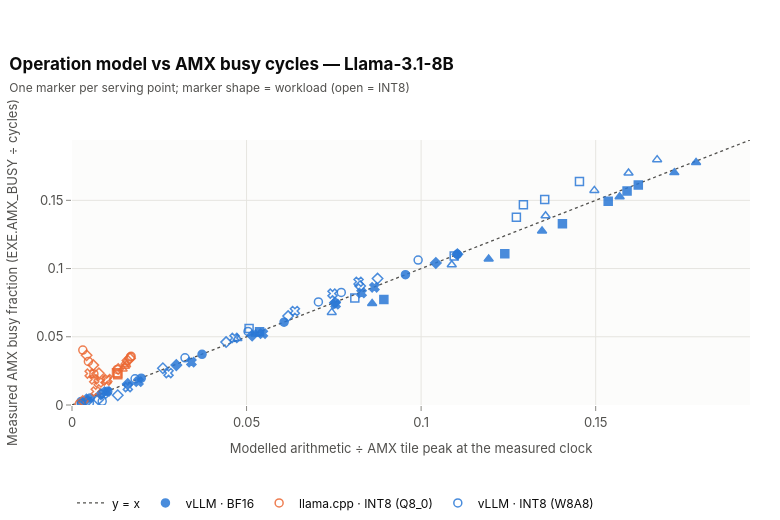

This figure's notebook cell:
### Markdown cell above
### A. Is the operation model right? Cross-check with the AMX busy cycles

If the modelled arithmetic is right and AMX tile throughput bounds the GEMMs while the unit is busy, the modelled
rate ÷ the AMX tile peak at the measured clock should equal the measured fraction of cycles the AMX unit is busy
(`EXE.AMX_BUSY`). llama.cpp BF16 does not use AMX and is left out.

### Code cell
fig = plots.parity_scatter(amx, x="modelled_amx_share", y="amx_busy_frac_mean",
                           x_title="Modelled arithmetic ÷ AMX tile peak at the measured clock",
                           y_title="Measured AMX busy fraction (EXE.AMX_BUSY ÷ cycles)",
                           title=f"Operation model vs AMX busy cycles — {registry.model_label(MODEL)}",
                           subtitle="One marker per serving point; marker shape = workload (open = INT8)")
fig.show()
export_figure(fig, "amx_model_cross_check", source=NOTEBOOK,
              caption="Modelled arithmetic as a share of the AMX tile peak vs measured AMX busy fraction, every 8B point.")
by = busy.groupby("configuration_id")["ratio"].describe()[["count", "50%", "min", "max"]]
display(table(by.reset_index().assign(configuration_id=lambda d: d["configuration_id"].map(registry.configuration_label))
              .rename(columns={"configuration_id": "Configuration", "count": "Points", "50%": "Median busy ÷ modelled",
                               "min": "Min", "max": "Max"}),
              {"Points": "{:.0f}", "Median busy ÷ modelled": "{:.2f}", "Min": "{:.2f}", "Max": "{:.2f}"},
              caption="Points with AMX busy ≥ 2% of cycles"))
show(f"For vLLM the measured AMX busy fraction is {rng(vb, lambda v: f'{v:.2f}')} × the modelled share "
     f"(median {vb.median():.2f}, {len(vb)} points). For llama.cpp Q8_0 it is {rng(lq, lambda v: f'{v:.1f}')} × "
     f"(median {lq.median():.1f}). The highest AMX busy fraction of any point is "
     f"{pct(amx['amx_busy_frac_mean'].max(), signed=False)}; the oneDNN GEMM roof itself is "
     f"{pct(gemm / compute.loc['amx_bf16_peak', 'tops'], signed=False)} of the tile peak.")

### Figure 1 — Plotly figure (JSON) as saved in the notebook; plotly's stock layout.template omitted (floating-point values rounded to 4 significant figures)
{"data": [{"hoverinfo": "skip", "line": {"color": "#52514e", "dash": "dot", "width": 1.3}, "mode": "lines", "name": "y = x", "type": "scatter", "x": [0, 0.1942], "y": [0, 0.1942]}, {"customdata": [["128→512", 1], ["128→512", 2], ["128→512", 4], ["128→512", 8], ["128→512", 16], ["128→512", 32], ["128→512", 64], ["128→512", 128], ["512→512", 1], ["512→512", 2], ["512→512", 4], ["512→512", 8], ["512→512", 16], ["512→512", 32], ["512→512", 64], ["512→512", 128], ["4096→128", 1], ["4096→128", 2], ["4096→128", 4], ["4096→128", 8], ["4096→128", 16], ["4096→128", 32], ["4096→128", 64], ["8192→256", 1], ["8192→256", 2], ["8192→256", 4], ["8192→256", 8], ["8192→256", 16], ["8192→256", 32], ["8192→256", 64], ["4096→1024", 1], ["4096→1024", 2], ["4096→1024", 4], ["4096→1024", 8], ["4096→1024", 16], ["4096→1024", 32], ["4096→1024", 64]], "hovertemplate": "<b>vLLM · BF16</b> %{customdata[0]} C = %{customdata[1]}<br>Modelled arithmetic ÷ AMX tile peak at the measured clock: %{x:.3f}<br>Measured AMX busy fraction (EXE.AMX_BUSY ÷ cycles): %{y:.3f}<extra></extra>", "marker": {"color": "#2a78d6", "line": {"color": "#2a78d6", "width": 1.5}, "opacity": 0.85, "size": 8, "symbol": ["circle", "circle", "circle", "circle", "circle", "circle", "circle", "circle", "diamond", "diamond", "diamond", "diamond", "diamond", "diamond", "diamond", "diamond", "triangle-up", "triangle-up", "triangle-up", "triangle-up", "triangle-up", "triangle-up", "triangle-up", "square", "square", "square", "square", "square", "square", "square", "x", "x", "x", "x", "x", "x", "x"]}, "mode": "markers", "name": "vLLM · BF16", "type": "scatter", "x": [0.002615, 0.00524, 0.01025, 0.01983, 0.03725, 0.06074, 0.0955, 0.1104, 0.004133, 0.008268, 0.01597, 0.02988, 0.05161, 0.07532, 0.1042, 0.1104, 0.05258, 0.08597, 0.1193, 0.1346, 0.1569, 0.1725, 0.1788, 0.05373, 0.08933, 0.124, 0.1405, 0.1536, 0.159, 0.1622, 0.009952, 0.01904, 0.0342, 0.05466, 0.07549, 0.08295, 0.08661], "y": [0.002594, 0.00513, 0.01017, 0.01968, 0.03711, 0.06067, 0.09551, 0.1105, 0.004035, 0.007896, 0.01539, 0.02922, 0.05089, 0.07497, 0.104, 0.1104, 0.05207, 0.07441, 0.107, 0.1276, 0.1526, 0.1703, 0.1777, 0.05359, 0.07731, 0.1108, 0.1328, 0.1494, 0.1569, 0.1613, 0.009886, 0.01707, 0.03141, 0.05232, 0.07387, 0.08212, 0.08625]}, {"customdata": [["128→512", 1], ["128→512", 2], ["128→512", 4], ["128→512", 8], ["128→512", 16], ["128→512", 32], ["128→512", 64], ["512→512", 1], ["512→512", 2], ["512→512", 4], ["512→512", 8], ["512→512", 16], ["512→512", 32], ["512→512", 64], ["4096→128", 1], ["4096→128", 2], ["4096→128", 4], ["4096→128", 8], ["8192→256", 1], ["8192→256", 2], ["8192→256", 4], ["4096→1024", 1], ["4096→1024", 2], ["4096→1024", 4], ["4096→1024", 8], ["4096→1024", 16], ["4096→1024", 32]], "hovertemplate": "<b>llama.cpp · INT8 (Q8_0)</b> %{customdata[0]} C = %{customdata[1]}<br>Modelled arithmetic ÷ AMX tile peak at the measured clock: %{x:.3f}<br>Measured AMX busy fraction (EXE.AMX_BUSY ÷ cycles): %{y:.3f}<extra></extra>", "marker": {"color": "#eb6834", "line": {"color": "#eb6834", "width": 1.5}, "opacity": 0.85, "size": 8, "symbol": ["circle-open", "circle-open", "circle-open", "circle-open", "circle-open", "circle-open", "circle-open", "diamond-open", "diamond-open", "diamond-open", "diamond-open", "diamond-open", "diamond-open", "diamond-open", "triangle-up-open", "triangle-up-open", "triangle-up-open", "triangle-up-open", "square-open", "square-open", "square-open", "x-open", "x-open", "x-open", "x-open", "x-open", "x-open"]}, "mode": "markers", "name": "llama.cpp · INT8 (Q8_0)", "type": "scatter", "x": [0.002094, 0.003093, 0.004691, 0.006276, 0.01294, 0.01694, 0.01674, 0.003089, 0.004188, 0.006096, 0.007709, 0.01324, 0.01588, 0.01661, 0.0145, 0.01529, 0.01549, 0.01517, 0.0131, 0.01274, 0.01311, 0.006806, 0.005061, 0.006358, 0.007639, 0.009906, 0.01013], "y": [0.0007952, 0.04023, 0.03189, 0.02273, 0.0261, 0.03569, 0.03526, 0.002929, 0.03641, 0.02923, 0.02321, 0.02632, 0.03265, 0.03418, 0.02633, 0.03099, 0.02954, 0.02835, 0.02219, 0.02365, 0.02304, 0.009923, 0.02301, 0.01867, 0.01648, 0.01792, 0.01896]}, {"customdata": [["128→512", 1], ["128→512", 2], ["128→512", 4], ["128→512", 8], ["128→512", 16], ["128→512", 32], ["128→512", 64], ["128→512", 128], ["128→512", 256], ["512→512", 1], ["512→512", 2], ["512→512", 4], ["512→512", 8], ["512→512", 16], ["512→512", 32], ["512→512", 64], ["512→512", 128], ["4096→128", 1], ["4096→128", 2], ["4096→128", 4], ["4096→128", 8], ["4096→128", 16], ["4096→128", 32], ["4096→128", 64], ["8192→256", 1], ["8192→256", 2], ["8192→256", 4], ["8192→256", 8], ["8192→256", 16], ["8192→256", 32], ["8192→256", 64], ["4096→1024", 1], ["4096→1024", 2], ["4096→1024", 4], ["4096→1024", 8], ["4096→1024", 16], ["4096→1024", 32], ["4096→1024", 64]], "hovertemplate": "<b>vLLM · INT8 (W8A8)</b> %{customdata[0]} C = %{customdata[1]}<br>Modelled arithmetic ÷ AMX tile peak at the measured clock: %{x:.3f}<br>Measured AMX busy fraction (EXE.AMX_BUSY ÷ cycles): %{y:.3f}<extra></extra>", "marker": {"color": "#2a78d6", "line": {"color": "#2a78d6", "width": 1.5}, "opacity": 0.85, "size": 8, "symbol": ["circle-open", "circle-open", "circle-open", "circle-open", "circle-open", "circle-open", "circle-open", "circle-open", "circle-open", "diamond-open", "diamond-open", "diamond-open", "diamond-open", "diamond-open", "diamond-open", "diamond-open", "diamond-open", "triangle-up-open", "triangle-up-open", "triangle-up-open", "triangle-up-open", "triangle-up-open", "triangle-up-open", "triangle-up-open", "square-open", "square-open", "square-open", "square-open", "square-open", "square-open", "square-open", "x-open", "x-open", "x-open", "x-open", "x-open", "x-open", "x-open"]}, "mode": "markers", "name": "vLLM · INT8 (W8A8)", "type": "scatter", "x": [0.00267, 0.004986, 0.008653, 0.01807, 0.03237, 0.05042, 0.07058, 0.07713, 0.09915, 0.004162, 0.007554, 0.01311, 0.02603, 0.04414, 0.06191, 0.08254, 0.08752, 0.04738, 0.0744, 0.1088, 0.1357, 0.1496, 0.1594, 0.1676, 0.05073, 0.08101, 0.1095, 0.1273, 0.1354, 0.1454, 0.1293, 0.00897, 0.01599, 0.02766, 0.04656, 0.06385, 0.07463, 0.08209], "y": [0.0008401, 0.001527, 0.002736, 0.01919, 0.03454, 0.0539, 0.0755, 0.08251, 0.1062, 0.002287, 0.004087, 0.007129, 0.02695, 0.0461, 0.06518, 0.08723, 0.09265, 0.04876, 0.06786, 0.1027, 0.1386, 0.1573, 0.17, 0.1798, 0.05599, 0.07841, 0.1093, 0.1377, 0.1505, 0.1639, 0.1468, 0.008062, 0.0131, 0.02337, 0.04917, 0.06888, 0.08163, 0.09027]}], "layout": {"height": 520, "title": {"text": "<b>Operation model vs AMX busy cycles — Llama-3.1-8B</b><br><span style='font-size:12px;color:#52514e'>One marker per serving point; marker shape = workload (open = INT8)</span>"}, "width": 780, "xaxis": {"range": [0, 0.1942], "title": {"text": "Modelled arithmetic ÷ AMX tile peak at the measured clock"}}, "yaxis": {"range": [0, 0.1942], "title": {"text": "Measured AMX busy fraction (EXE.AMX_BUSY ÷ cycles)"}}}}
